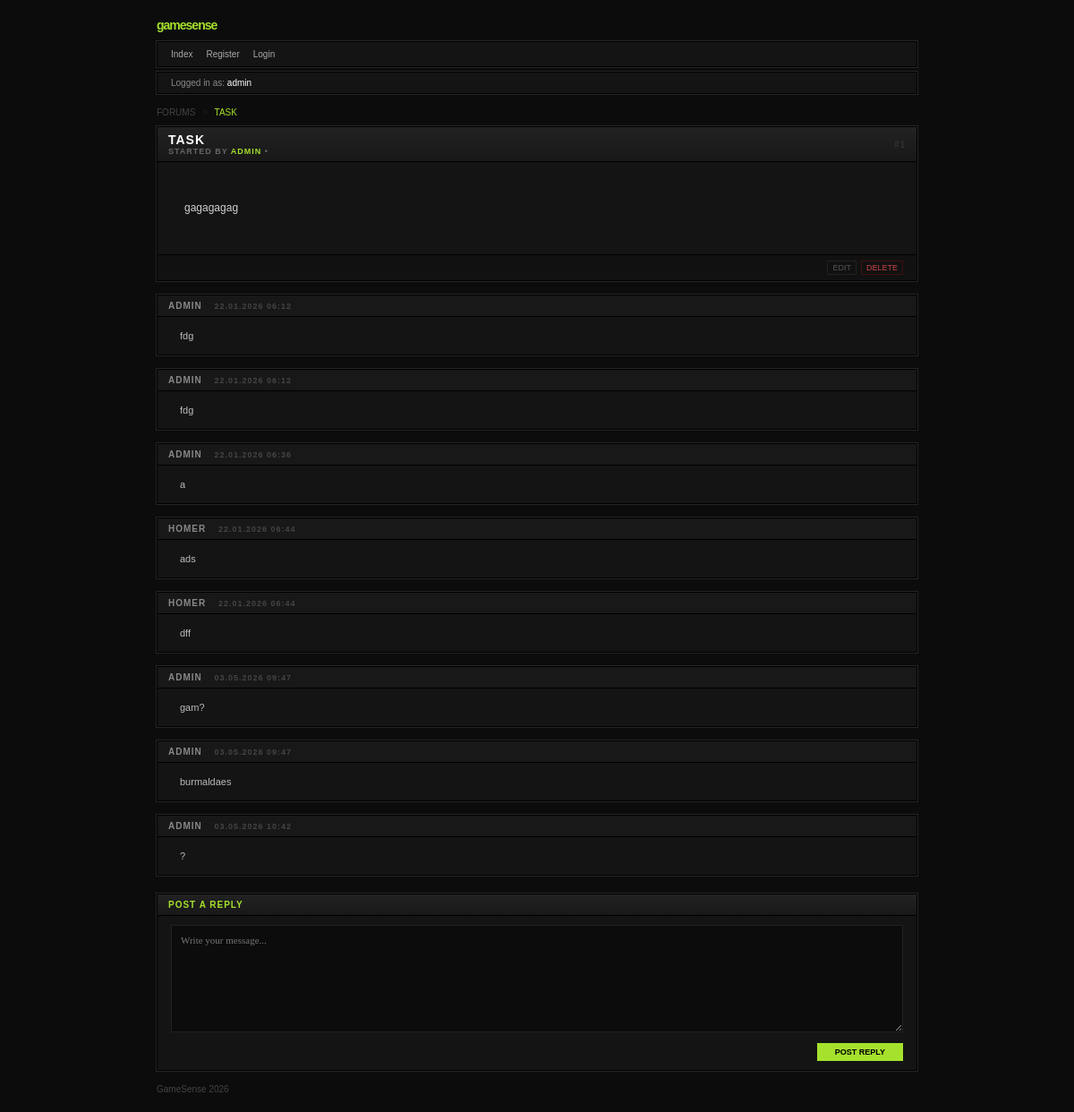
/1/ (signed in), run on the app's committed database.
### tasks/models.py (models this page shows, shortened)
class Task(models.Model):
    STATUS_CHOICES = [
        ("todo", "To do"),
        ("in_progress", "In Progress"),
        ("done", "Done"),
    ]
    PRIORITY_CHOICES = [
        ("low", "Low"),
        ("medium", "Medium"),
        ("high", "High"),
    ]
    title = models.CharField(max_length=200)
    description = models.TextField()
    status = models.CharField(max_length=20, choices=STATUS_CHOICES, default="todo")
    priority = models.CharField(max_length=20, choices=PRIORITY_CHOICES, default="Medim")
    due_date = models.DateTimeField(null=True, blank=True)
    creator = models.ForeignKey(User, on_delete=models.CASCADE, related_name="tasks")

class Comment(models.Model):
    task = models.ForeignKey(Task, on_delete=models.CASCADE, related_name='comments')
    author = models.ForeignKey(User, on_delete=models.CASCADE)
    content = models.TextField()
    created_at = models.DateTimeField(auto_now_add=True)

### tasks/views.py (the view, shortened to what this page needs)
# urls.py: path("<int:pk>/", views.TaskDetailView.as_view(), name="task_detail"),
class TaskDetailView(LoginRequiredMixin, DetailView):
    model = models.Task
    context_object_name = "task"
    template_name = "tasks/task_detail.html"

### templates/tasks/task_detail.html (shortened to what this page needs)
{% extends 'base.html' %}
{% block content %}
<div class="forum-container">
    <div style="margin-bottom: 10px; font-size: 10px; color: #444; text-transform: uppercase;">
        <a href="{% url 'tasks:task_list' %}" style="color: inherit; text-decoration: none;">Forums</a>
        <span style="margin: 0 5px; color: #222;">></span>
        <span style="color: var(--accent);">{{ task.title }}</span>
    </div>
    <div class="forum-category">
        <div class="forum-header" style="display: flex; justify-content: space-between; align-items: center;">
            <div>
                <h1 style="color: #fff; font-size: 14px; margin: 0; text-transform: uppercase;">{{ task.title }}</h1>
                <div style="font-size: 9px; color: #666;">
                    STARTED BY <span style="color: var(--accent);">{{ task.creator.username|default:"ADMIN" }}</span> • {{ task.created_at|date:"M d, Y" }}
                </div>
            </div>
            <div style="font-size: 10px; color: #333;">#1</div>
        </div>
        <div class="forum-content" style="padding: 30px; background: #141414;">
            <div style="color: #d1d1d1; font-size: 12px; line-height: 1.6;">
                {{ task.description|linebreaks }}
            </div>
        </div>
        <div style="background: #111; padding: 6px 15px; border-top: 1px solid #000; display: flex; justify-content: flex-end; gap: 5px;">
            <a href="{% url 'tasks:task_update' task.pk %}" class="action-btn">EDIT</a>
            <a href="{% url 'tasks:task_delete' task.pk %}" class="action-btn" style="color: #c44; border-color: #411;">DELETE</a>
        </div>
    </div>
    {% for comment in task.comments.all %}
    <div class="forum-category" style="margin-top: 5px;">
        <div class="forum-header" style="background: #181818;">
            <span style="color: #888;">{{ comment.author.username }}</span>
            <span style="color: #444; font-size: 9px; margin-left: 10px;">{{ comment.created_at|date:"d.m.Y H:i" }}</span>
        </div>
        <div class="forum-content" style="padding: 15px 25px; background: #141414;">
            <div style="color: #bbb; font-size: 11px;">{{ comment.content }}</div>
        </div>
    </div>
    {% empty %}
        <div style="color: #333; text-align: center; padding: 10px; font-size: 10px;">No replies yet.</div>
    {% endfor %}
    <div id="reply-form" class="forum-category" style="margin-top: 20px;">
        <div class="forum-header">POST A REPLY</div>
        <div class="forum-content" style="background: #141414;">
            <form method="post">
                <textarea name="content" style="width: 100%; height: 120px; background: #0c0c0c; border: 1px solid #222; color: #fff; padding: 10px; font-family: 'Verdana'; font-size: 11px; outline: none; box-sizing: border-box;" placeholder="Write your message..."></textarea>
                <div style="margin-top: 10px; display: flex; justify-content: flex-end;">
                    <button type="submit" class="action-btn" style="background: var(--accent); color: #000; padding: 5px 20px; font-weight: bold; border: none; cursor: pointer;">POST REPLY</button>
                </div>
            </form>
        </div>
    </div>
</div>
{% endblock %}

### templates/base.html (shortened to what this page needs)
{% load static %}
<!DOCTYPE html>
<html lang="ru">
<head>
</head>
<body>
    <div class="forum-container">
        <div style="margin-bottom: 10px;">
            <span style="color: var(--accent); font-weight: bold; font-size: 14px; letter-spacing: -1px;">gamesense</span>
        </div>
        <div class="forum-nav">
            <a href="{% url 'tasks:task_list' %}">Index</a>
            <a href="{% url 'tasks:register' %}">Register</a>
            <a href="{% url 'tasks:login' %}">Login</a>
        </div>
        <div class="info-bar">
            {% if user.is_authenticated %}
                Logged in as: <span style="color: #fff;">{{ user.username }}</span>
            {% else %}
                You are not logged in.
            {% endif %}
        </div>
        {% block content %}{% endblock %}
        <div class="forum-footer">
            GameSense 2026
        </div>
    </div>
</body>
</html>

### templates/base.html (style rules this page uses)
:root { --bg-body: #0c0c0c; --bg-panel: #141414; --bg-header: #1a1a1a; --accent: #a5e12d; --border-outer: #000000; --border-inner: #252525; --text-main: #d1d1d1; --text-muted: #888; }
body { background-color: var(--bg-body); color: var(--text-main); font-family: 'Verdana', 'Tahoma', sans-serif; font-size: 11px; margin: 0; padding: 20px; display: flex; flex-direction: column; align-items: center; }
.forum-container { width: 100%; max-width: 850px; }
.forum-nav { background: var(--bg-panel); border: 1px solid var(--border-outer); outline: 1px solid var(--border-inner); padding: 8px 15px; margin-bottom: 5px; display: flex; gap: 15px; }
.forum-nav a { color: #aaa; text-decoration: none; text-transform: capitalize; font-size: 10px; }
.info-bar { background: var(--bg-panel); border: 1px solid var(--border-outer); outline: 1px solid var(--border-inner); padding: 6px 15px; margin-bottom: 15px; font-size: 10px; color: var(--text-muted); }
.forum-category { background: var(--bg-panel); border: 1px solid var(--border-outer); outline: 1px solid var(--border-inner); margin-bottom: 15px; }
.forum-header { background: linear-gradient(to bottom, #222, #181818); padding: 6px 12px; border-bottom: 1px solid var(--border-outer); color: var(--accent); font-weight: bold; text-transform: uppercase; font-size: 10px; letter-spacing: 1px; }
.forum-content { padding: 10px 15px; }
.action-btn { color: #555; text-decoration: none; border: 1px solid #222; padding: 2px 5px; background: #111; font-size: 9px; text-transform: uppercase; }
.forum-footer { margin-top: 10px; color: #444; font-size: 10px; text-align: left; width: 100%; }
h1, h2, h3 { margin: 0; font-size: 12px; }

### data on the page
Task: title "TASK", creator.username "ADMIN", description "gagagagag"
Comment: author.username "ADMIN", created_at "22.01.2026 06:12", content "fdg"
Comment: author.username "ADMIN", created_at "22.01.2026 06:12", content "fdg"
Comment: author.username "ADMIN", created_at "22.01.2026 06:36", content "a"
Comment: author.username "HOMER", created_at "22.01.2026 06:44", content "ads"
Comment: author.username "HOMER", created_at "22.01.2026 06:44", content "dff"
Comment: author.username "ADMIN", created_at "03.05.2026 09:47", content "gam?"
Comment: author.username "ADMIN", created_at "03.05.2026 09:47", content "burmaldaes"
Comment: author.username "ADMIN", created_at "03.05.2026 10:42", content "?"

### other printed values
{{ user.username }} "admin"
